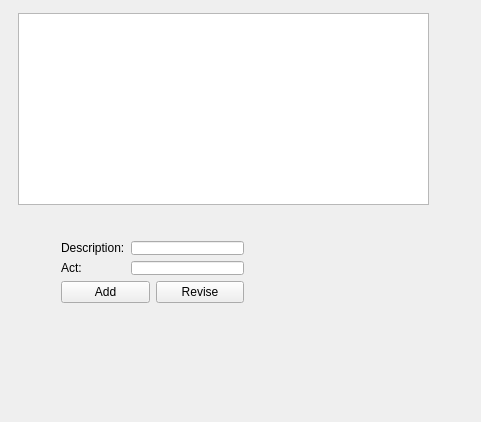
<?xml version="1.0" encoding="UTF-8"?>
<ui version="4.0">
 <class>writerWindowClass</class>
 <widget class="QWidget" name="writerWindowClass">
  <property name="geometry">
   <rect>
    <x>0</x>
    <y>0</y>
    <width>481</width>
    <height>422</height>
   </rect>
  </property>
  <property name="windowTitle">
   <string>writerWindow</string>
  </property>
  <widget class="QTableView" name="ideasTable">
   <property name="geometry">
    <rect>
     <x>18</x>
     <y>13</y>
     <width>411</width>
     <height>192</height>
    </rect>
   </property>
  </widget>
  <widget class="QWidget" name="">
   <property name="geometry">
    <rect>
     <x>50</x>
     <y>230</y>
     <width>205</width>
     <height>84</height>
    </rect>
   </property>
   <layout class="QVBoxLayout" name="verticalLayout">
    <item>
     <layout class="QFormLayout" name="formLayout">
      <item row="0" column="0">
       <widget class="QLabel" name="label">
        <property name="text">
         <string>Description:</string>
        </property>
       </widget>
      </item>
      <item row="0" column="1">
       <widget class="QLineEdit" name="descriptionInput"/>
      </item>
      <item row="1" column="0">
       <widget class="QLabel" name="label_2">
        <property name="text">
         <string>Act:</string>
        </property>
       </widget>
      </item>
      <item row="1" column="1">
       <widget class="QLineEdit" name="actInput"/>
      </item>
     </layout>
    </item>
    <item>
     <layout class="QHBoxLayout" name="horizontalLayout">
      <item>
       <widget class="QPushButton" name="addIdeaButton">
        <property name="text">
         <string>Add</string>
        </property>
       </widget>
      </item>
      <item>
       <widget class="QPushButton" name="reviseIdeaButton">
        <property name="text">
         <string>Revise</string>
        </property>
       </widget>
      </item>
     </layout>
    </item>
   </layout>
  </widget>
 </widget>
 <layoutdefault spacing="6" margin="11"/>
 <resources>
  <include location="writerWindow.qrc"/>
 </resources>
 <connections/>
</ui>
